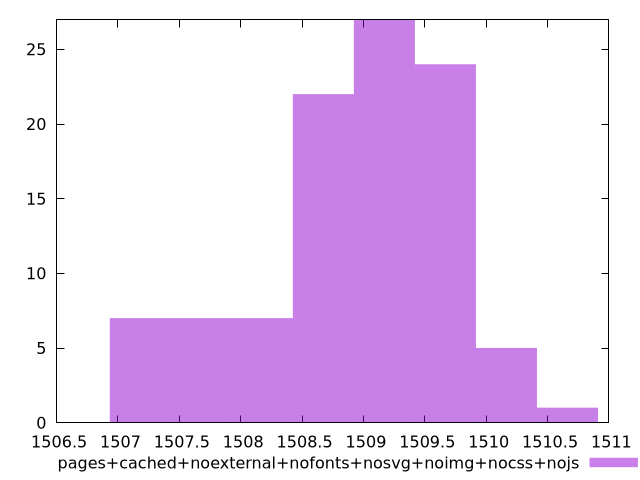

Generate this figure with gnuplot:
$_pagesCachedNoexternalNofontsNosvgNoimgNocssNojs <<EOF
1509.6679666856724 24
1507.678944331673 7
1508.6734555086725 22
1507.181688743173 7
1509.1707110971724 27
1510.6624778626722 1
1510.1652222741723 5
1508.1761999201726 7
EOF
set key outside below
set terminal pngcairo
set output "report_00004_2020-11-02T20-21-41.718Z/interactive/pages+cached+noexternal+nofonts+nosvg+noimg+nocss+nojs//raw_hist.png"
set yrange [0:27]
set boxwidth 0.4972555884998921
set style fill transparent solid 0.5 noborder
plot $_pagesCachedNoexternalNofontsNosvgNoimgNocssNojs title "pages+cached+noexternal+nofonts+nosvg+noimg+nocss+nojs" with boxes ,
